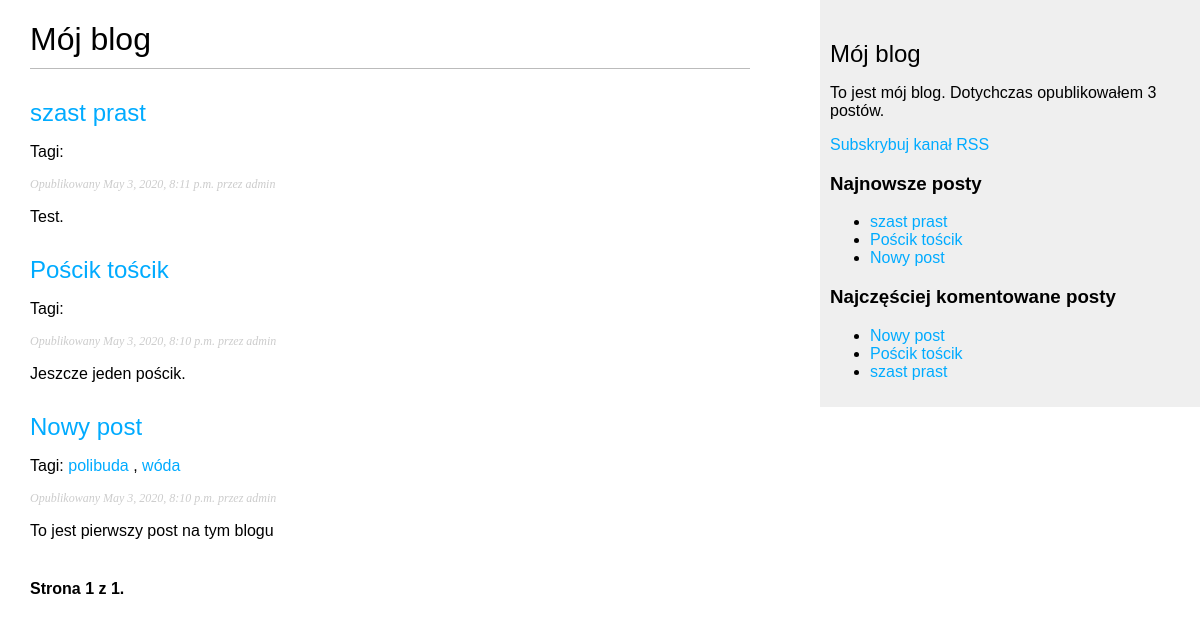
Page /blog/ on the earlier database version.
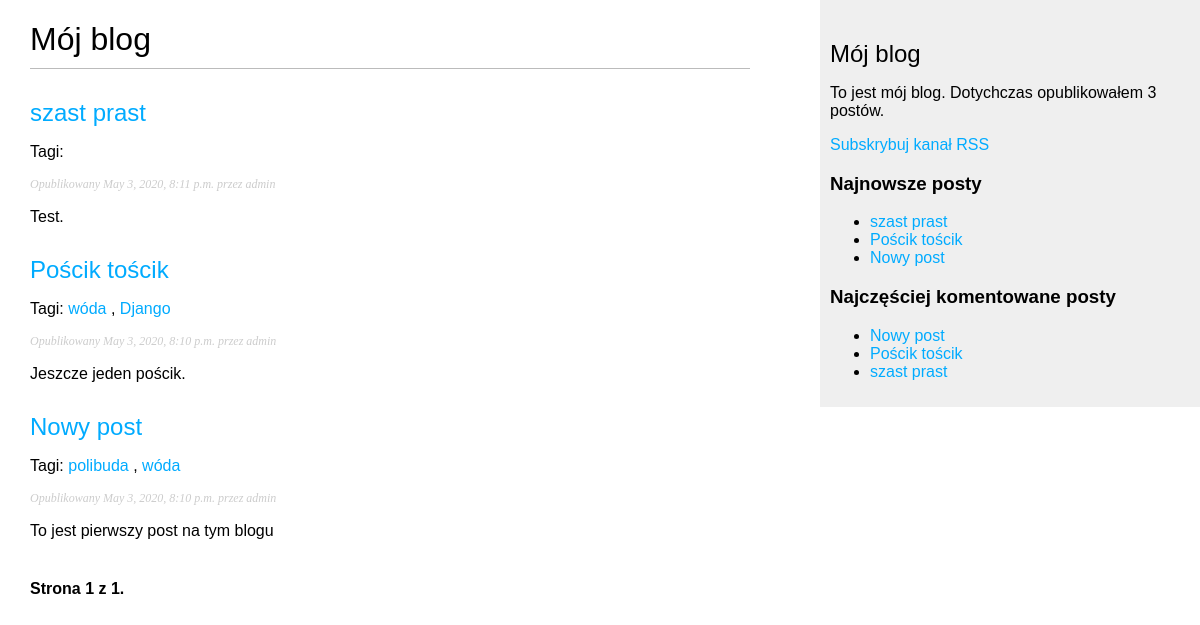
Same page on the later database version.
### blog/models.py (models this page shows, shortened)
class Post(models.Model):
    STATUS_CHOICES = (
        ('draft', 'Draft'),
        ('published', 'Published'),
                      )
    title = models.CharField(max_length=250)
    slug = models.SlugField(max_length=250, unique_for_date='publish')
    author = models.ForeignKey(User, on_delete=models.CASCADE, related_name='blog_posts')
    body = models.TextField()
    publish = models.DateTimeField(default=timezone.now)
    created = models.DateTimeField(auto_now_add=True)
    updated = models.DateTimeField(auto_now=True)
    status = models.CharField(max_length=10, choices=STATUS_CHOICES, default='draft')
    objects = models.Manager()
    published = PublishedManager()
    tags = TaggableManager()
    class Meta:
        ordering = ('-publish', )
    def get_absolute_url(self):
        return reverse('blog:post_detail', args=[self.publish.year, self.publish.strftime('%m'),
                                                 self.publish.strftime('%d'), self.slug])

### blog/views.py (the view)
# urls.py: path('', views.post_list, name='post_list'),
def post_list(request, tag_slug=None):
    object_list = Post.published.all()
    if tag_slug:
        tag = get_object_or_404(Tag, slug=tag_slug)
        object_list = object_list.filter(tags__in=[tag])
    else:
        tag = None
    paginator = Paginator(object_list, 3)
    page = request.GET.get('page')
    try:
        posts = paginator.page(page)
    except PageNotAnInteger:
        posts = paginator.page(1)
    except EmptyPage:
        posts = paginator.pate(paginator.num_pages)
    return render(request, 'blog/post/list.html', {'page': page, 'posts': posts, 'tag': tag})

### blog/models.py (called while the page is built)
    def get_queryset(self):
        return super(PublishedManager, self).get_queryset().filter(status='published')

### blog/templatetags/blog_tags.py (called while the page is built)
@register.simple_tag
def total_posts():
    return Post.published.count()

@register.inclusion_tag('blog/post/latest_posts.html')
def show_latest_posts(count=5):
    latest_posts = Post.published.order_by('-publish')[:count]
    return {'latest_posts': latest_posts}

@register.simple_tag
def get_most_commented_posts(count=5):
    return Post.published.annotate(total_comments=Count('comments')).order_by('-total_comments')[:count]

@register.filter(name='markdown')
def markdown_format(text):
    return mark_safe(markdown.markdown(text))

### blog/templates/blog/post/list.html (shortened to what this page needs)
{% extends "blog/base.html" %}
{% block content %}
{% load blog_tags %}
 <h1>Mój blog</h1>
 {% for post in posts %}
 <h2>
 <a href="{{ post.get_absolute_url }}">
{{ post.title }}
 </a>
 </h2>
<p class="tags">Tagi:
 {% for tag in post.tags.all %}
  <a href="{% url 'blog:post_list_by_tag' tag.slug %}">{{ tag.name }}</a>
  {% if not forloop.last %}, {% endif %}
 {% endfor %}
</p>
 <p class="date">
 Opublikowany {{ post.publish }} przez {{ post.author }}
 </p>
 {{ post.body|markdown|truncatewords_html:30 }}
 {% endfor %}
{% include "pagination.html" with page=posts %}
{% endblock %}

### blog/templates/blog/base.html (shortened to what this page needs)
<!DOCTYPE html>
{% load blog_tags %}
{% load static %}
<html>
<head>
  <link href="{% static 'css/blog.css' %}" rel="stylesheet">
</head>
<body>
  <div id="content">
    {% block content %}
    {% endblock %}
  </div>
  <div id="sidebar">
  <h2>Mój blog</h2>
  <p>To jest mój blog. Dotychczas opublikowałem {% total_posts %} postów.</p>
  <p><a href="{% url 'blog:post_feed' %}">Subskrybuj kanał RSS</a></p>
  <h3>Najnowsze posty</h3>
  {% show_latest_posts 3 %}
  <h3>Najczęściej komentowane posty</h3>
{% get_most_commented_posts as most_commented_posts %}
<ul>
{% for post in most_commented_posts %}
  <li>
    <a href="{{ post.get_absolute_url }}">{{ post.title }}</a>
  </li>
{% endfor %}
</ul>
</div>
</body>
</html>

### blog/templates/blog/post/latest_posts.html
<ul>
{% for post in latest_posts %}
  <li>
    <a href="{{ post.get_absolute_url }}">{{ post.title }}</a>
  </li>
{% endfor %}
</ul>

Differences in the rows shown:
changed Post "Pościk tościk": gains Tag (name "wóda")
added Tag: name "Django", shown under Post "Pościk tościk"
